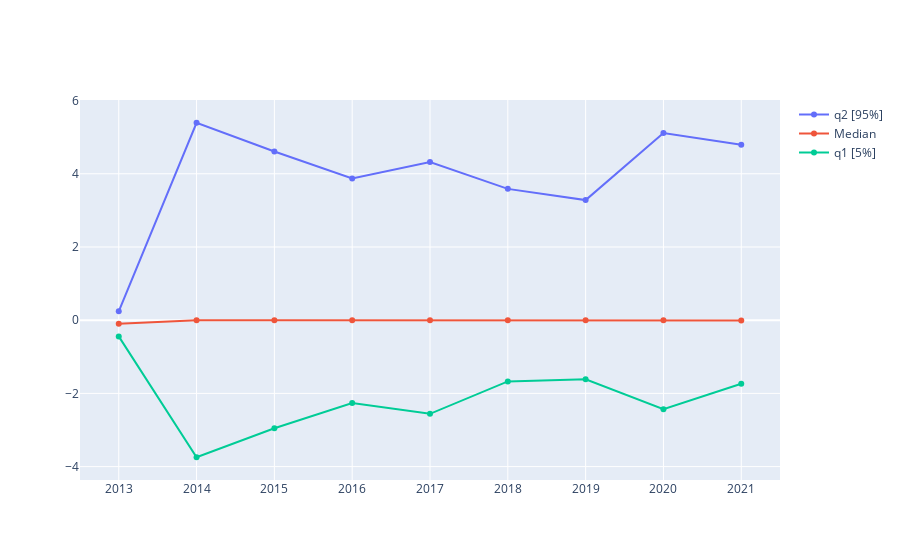

The cell this chart's notebook holds for it:
### Code cell
fig = go.Figure()
fig.add_trace(go.Scatter(x=df_year_stats["dt_start_utc"], y=df_year_stats["voality_q2"],
                    mode='lines+markers', 
                    name='q2 [95%]'))

fig.add_trace(go.Scatter(x=df_year_stats["dt_start_utc"], y=df_year_stats["voality_median"],
                    mode='lines+markers',
                    name='Median'))

fig.add_trace(go.Scatter(x=df_year_stats["dt_start_utc"], y=df_year_stats["voality_q1"],
                    mode='lines+markers',
                    name='q1 [5%]' ))

fig.show()

### Figure 1 — Plotly figure (JSON) as saved in the notebook; plotly's stock layout.template omitted (floating-point values rounded to 4 significant figures)
{"data": [{"mode": "lines+markers", "name": "q2 [95%]", "type": "scatter", "x": [2013, 2014, 2015, 2016, 2017, 2018, 2019, 2020, 2021], "y": [0.2424, 5.393, 4.607, 3.872, 4.319, 3.587, 3.28, 5.113, 4.79]}, {"mode": "lines+markers", "name": "Median", "type": "scatter", "x": [2013, 2014, 2015, 2016, 2017, 2018, 2019, 2020, 2021], "y": [-0.1, 0, 0, 0, 0, 0, 0, 0, -0.005452]}, {"mode": "lines+markers", "name": "q1 [5%]", "type": "scatter", "x": [2013, 2014, 2015, 2016, 2017, 2018, 2019, 2020, 2021], "y": [-0.4424, -3.744, -2.952, -2.265, -2.557, -1.673, -1.615, -2.434, -1.735]}], "layout": {"autosize": true, "xaxis": {"autorange": true, "range": [2012.0, 2022.0], "type": "linear"}, "yaxis": {"autorange": true, "range": [-4.498, 6.147], "type": "linear"}}}
